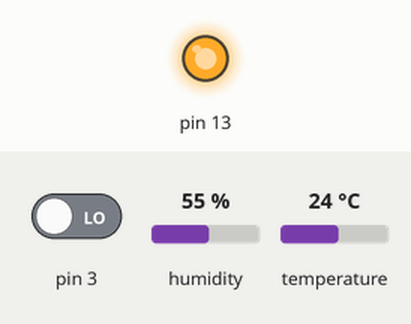
Simulated run of this sketch. Board: Arduino Leonardo, built with avr-gcc and run on an emulated ATmega32U4. Parts: output pins drawn as LEDs (lit = HIGH). The test bench sets the inputs (shaded band); at power-on: pin 3 LOW, temperature 24 °C, humidity 55 %. What the sketch prints to the serial monitor is not drawn.

Above: at 2.8 s.
2.9 s: pin 3 driven HIGH
At 2.97 s:
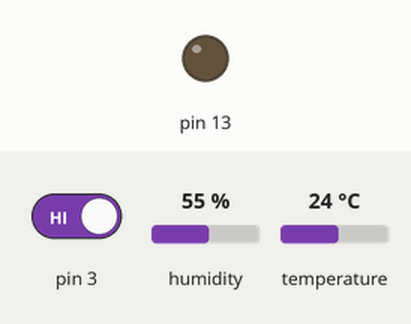
5.6 s: temperature set to 22 °C
At 7.0 s:
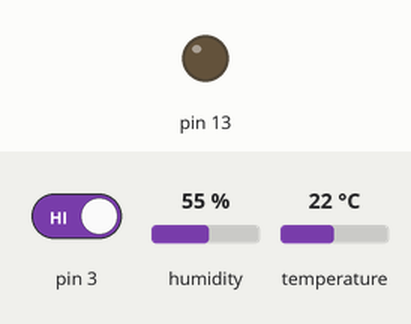
8.3 s: temperature set to 28 °C
At 11.0 s:
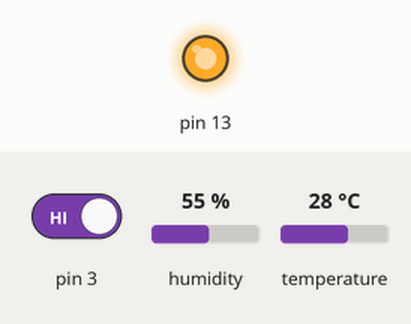
Timing chart, 0 to 12.5 s (numbered marks = the images above; inputs shaded):
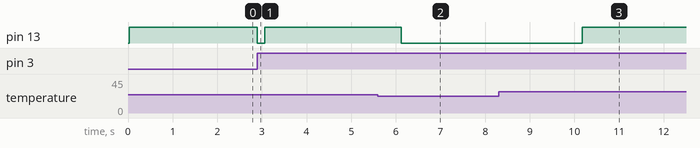

The sketch:

Temp_adn_Humid.ino
```cpp
#include "DHT.h"
const uint8_t relayPin = {13U};
const uint8_t FIRE_SENSOR = {3U};
const uint8_t TEMP_HUMID_PIN = {A0};
volatile uint16_t Button_counting = {0U};
class DHT dht (TEMP_HUMID_PIN, 11); // 객체생성
void setup() {
  Serial.begin(115200UL);
  Serial1.begin(9600UL);
  dht.begin();
  Serial1.println("블루투스 레디");
  attachInterrupt(digitalPinToInterrupt(FIRE_SENSOR), call911, RISING);
  pinMode(relayPin, OUTPUT);
}

void call911() {
  ++Button_counting;
  digitalWrite(relayPin, LOW);
  analogWrite(TEMP_HUMID_PIN, LOW);
  for(int i = 0; i < 3; i++){
  Serial.println(F("Fire!! Calling 119"));
  Serial1.println(F("Fire!! Calling 119"));
  }
}

void loop() {
  bool dht11_state = dht.read();
  if (dht11_state) {
    float temperature = dht.readTemperature();
    Serial.print(F("온도: "));
    Serial.println(String(temperature) + String(" C"));
    Serial1.print(F("온도: "));
    Serial1.println(String(temperature) + String(" C"));
    float humidity = dht.readHumidity();
    Serial.print(F("습도: "));
    Serial.println(String(humidity) + String(" %"));
    Serial1.print(F("습도: "));
    Serial1.println(String(humidity) + String(" %"));
    float heat = dht.computeHeatIndex(temperature, humidity);
    Serial.print(F("열: "));
    Serial.println(String(heat) + String(" degree"));
    Serial1.print(F("열: "));
    Serial1.println(String(heat) + String(" degree"));

    if (temperature >= 24.0) {
      digitalWrite(relayPin, HIGH);
    } else if (temperature <= 24.0) {
      digitalWrite(relayPin, LOW);
    }
  }
  delay(1000UL);
}
```

Measured:
- after the input at 2.9 s, pin 13: HIGH → LOW at once, → HIGH 0.16 s later
- after the input at 5.6 s, pin 13: HIGH → LOW after 0.52 s
- after the input at 8.3 s, pin 13: LOW → HIGH after 1.9 s
